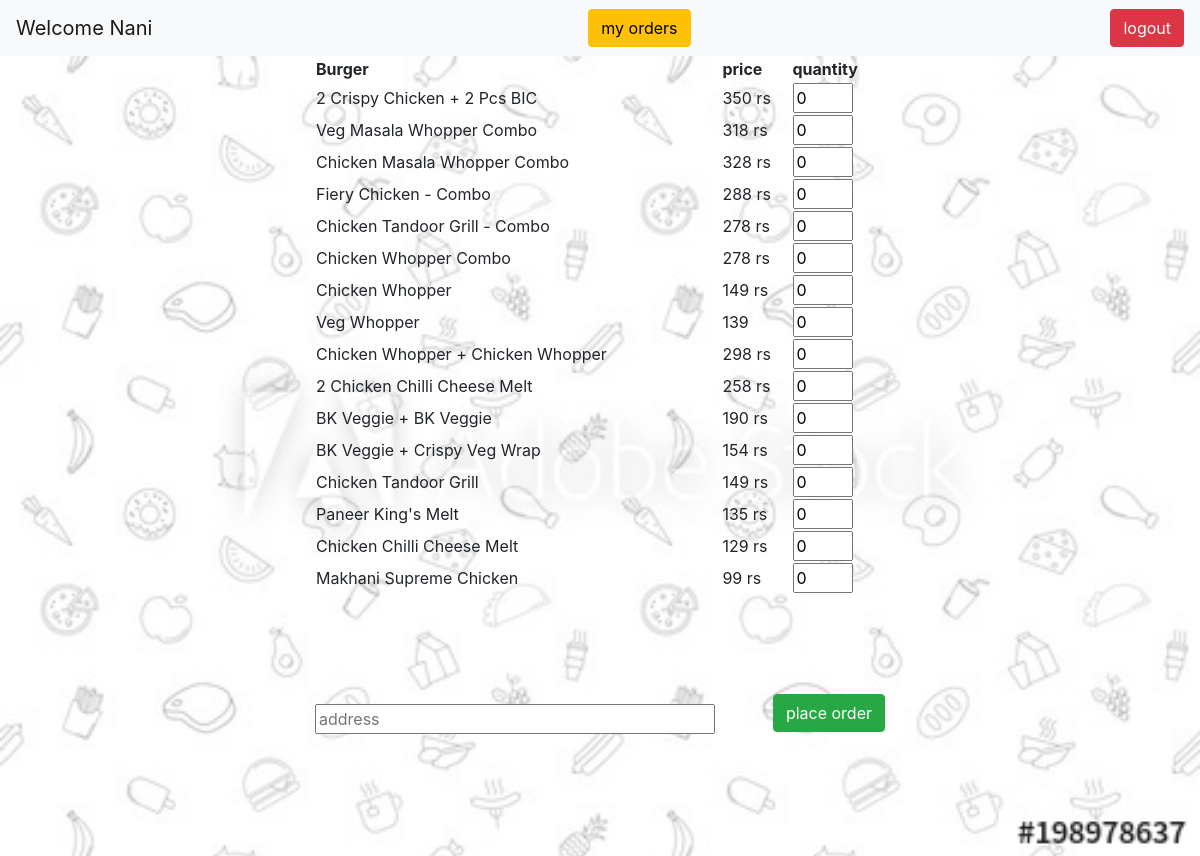
The app's page /customer/welcome/ (signed in) with its own data.
### burger_shop/models.py (models this page shows)
class BurgerModel(models.Model):
 	name = models.CharField(max_length = 100 )
 	price = models.CharField(max_length = 10)

### burger_shop/views.py (the view)
# urls.py: path('customer/welcome/',customerwelcomeview,name = 'customerpage'),
def customerwelcomeview(request):
    if not request.user.is_authenticated:
        return redirect('userloginpage')
    username = request.user.username
    context = {'username': username, 'burgers': BurgerModel.objects.all()}
    return render(request, 'burger_shop/customerpage.html', context)

### burger_shop/templates/burger_shop/customerpage.html (shortened to what this page needs)
{% extends 'burger_shop/base.html' %}
{% load static %}
{% block content %}
<nav class="navbar navbar-light bg-light">
  <a class="navbar-brand">Welcome {{username}}</a>
  <a class="nav-item btn btn-warning" style="color: black;text-decoration: none" href="/userorders/">my orders</a>
 <a href="/userlogout/" class="btn btn-danger">logout</a>
</nav>
<div class="container-fluid" style="position: absolute;height: 800px;background-size: cover;background-image: url({%static 'images/burger4.jpg' %});">
	<form method="post" action="/placeorder/">
<div class="container" style="margin: auto;width: 600px;">
	<table style="width: 100%">
	<tr>
		<th>Burger</th>
		<th>price</th>
		<th>quantity</th>
	</tr>
	{% for burger in burgers %}
	<tr>
		<td>{{burger.name}}</td>
		<td>{{burger.price}}</td>
		<td><input type="number" min="0" value="0" name="{{burger.id}}" style="width: 60px" name="quantity"></td>
	</tr>
	{% endfor %}
</table>
<input type="text" placeholder="address" class="" style=" width: 400px;margin-top: 110px " name="address">
<input type="submit" style="float: right; position: inline; margin-top: 100px" class="btn btn-success" value="place order" name="">
</div>
</form>
</div>
{% endblock %}

### burger_shop/templates/burger_shop/base.html (shortened to what this page needs)
<!doctype html>
<html lang="en">
<head>
  <link rel="stylesheet" href="https://stackpath.bootstrapcdn.com/bootstrap/4.5.0/css/bootstrap.min.css">
</head>
<body>
{% block content %}
{% endblock %}
</body>
</html>

### records on screen
BurgerModel: name "2 Crispy Chicken + 2 Pcs BIC", price "350 rs"
BurgerModel: name "Veg Masala Whopper Combo", price "318 rs"
BurgerModel: name "Chicken Masala Whopper Combo", price "328 rs"
BurgerModel: name "Fiery Chicken - Combo", price "288 rs"
BurgerModel: name "Chicken Tandoor Grill - Combo", price "278 rs"
BurgerModel: name "Chicken Whopper Combo", price "278 rs"
BurgerModel: name "Chicken Whopper", price "149 rs"
BurgerModel: name "Veg Whopper", price "139"
BurgerModel: name "Chicken Whopper + Chicken Whopper", price "298 rs"
BurgerModel: name "2 Chicken Chilli Cheese Melt", price "258 rs"
BurgerModel: name "BK Veggie + BK Veggie", price "190 rs"
BurgerModel: name "BK Veggie + Crispy Veg Wrap", price "154 rs"
BurgerModel: name "Chicken Tandoor Grill", price "149 rs"
BurgerModel: name "Paneer King's Melt", price "135 rs"
BurgerModel: name "Chicken Chilli Cheese Melt", price "129 rs"
BurgerModel: name "Makhani Supreme Chicken", price "99 rs"

### other values on screen
{{ username }} "Nani"
